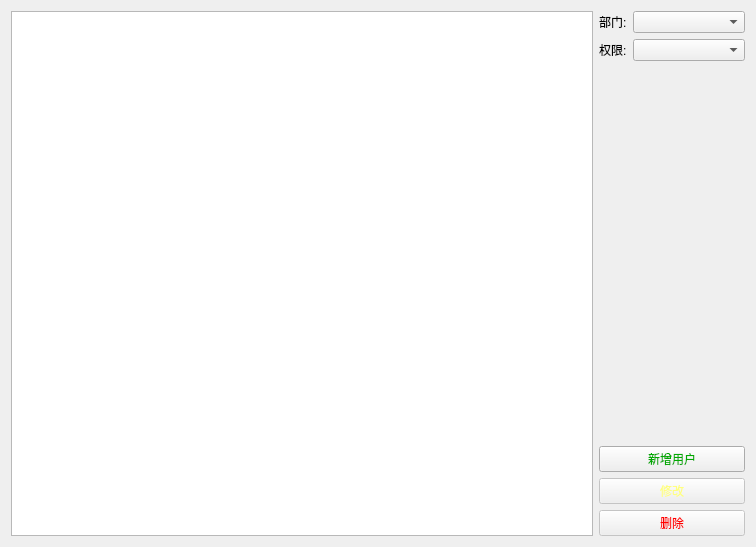
<?xml version="1.0" encoding="UTF-8"?>
<ui version="4.0">
 <class>UserManager</class>
 <widget class="QDialog" name="UserManager">
  <property name="geometry">
   <rect>
    <x>0</x>
    <y>0</y>
    <width>756</width>
    <height>547</height>
   </rect>
  </property>
  <property name="windowTitle">
   <string>用户管理</string>
  </property>
  <layout class="QHBoxLayout" name="horizontalLayout_3" stretch="8,2">
   <item>
    <widget class="QTableView" name="tableView"/>
   </item>
   <item>
    <layout class="QVBoxLayout" name="verticalLayout">
     <item>
      <layout class="QHBoxLayout" name="horizontalLayout_2" stretch="2,8">
       <item>
        <widget class="QLabel" name="label">
         <property name="text">
          <string>部门:</string>
         </property>
        </widget>
       </item>
       <item>
        <widget class="QComboBox" name="cb_department"/>
       </item>
      </layout>
     </item>
     <item>
      <layout class="QHBoxLayout" name="horizontalLayout" stretch="2,8">
       <item>
        <widget class="QLabel" name="label_2">
         <property name="text">
          <string>权限:</string>
         </property>
        </widget>
       </item>
       <item>
        <widget class="QComboBox" name="cb_power"/>
       </item>
      </layout>
     </item>
     <item>
      <spacer name="verticalSpacer">
       <property name="orientation">
        <enum>Qt::Vertical</enum>
       </property>
       <property name="sizeHint" stdset="0">
        <size>
         <width>20</width>
         <height>40</height>
        </size>
       </property>
      </spacer>
     </item>
     <item>
      <widget class="QPushButton" name="pb_add">
       <property name="enabled">
        <bool>true</bool>
       </property>
       <property name="styleSheet">
        <string notr="true">color: rgb(85, 170, 0);
color: rgb(0, 170, 0);</string>
       </property>
       <property name="text">
        <string>新增用户</string>
       </property>
       <property name="autoDefault">
        <bool>false</bool>
       </property>
      </widget>
     </item>
     <item>
      <widget class="QPushButton" name="pb_modify">
       <property name="enabled">
        <bool>false</bool>
       </property>
       <property name="styleSheet">
        <string notr="true">color: rgb(255, 255, 127);</string>
       </property>
       <property name="text">
        <string>修改</string>
       </property>
       <property name="autoDefault">
        <bool>false</bool>
       </property>
      </widget>
     </item>
     <item>
      <widget class="QPushButton" name="pb_delete">
       <property name="enabled">
        <bool>false</bool>
       </property>
       <property name="styleSheet">
        <string notr="true">color: rgb(255, 0, 0);</string>
       </property>
       <property name="text">
        <string>删除</string>
       </property>
       <property name="autoDefault">
        <bool>false</bool>
       </property>
      </widget>
     </item>
    </layout>
   </item>
  </layout>
 </widget>
 <resources/>
 <connections/>
</ui>
